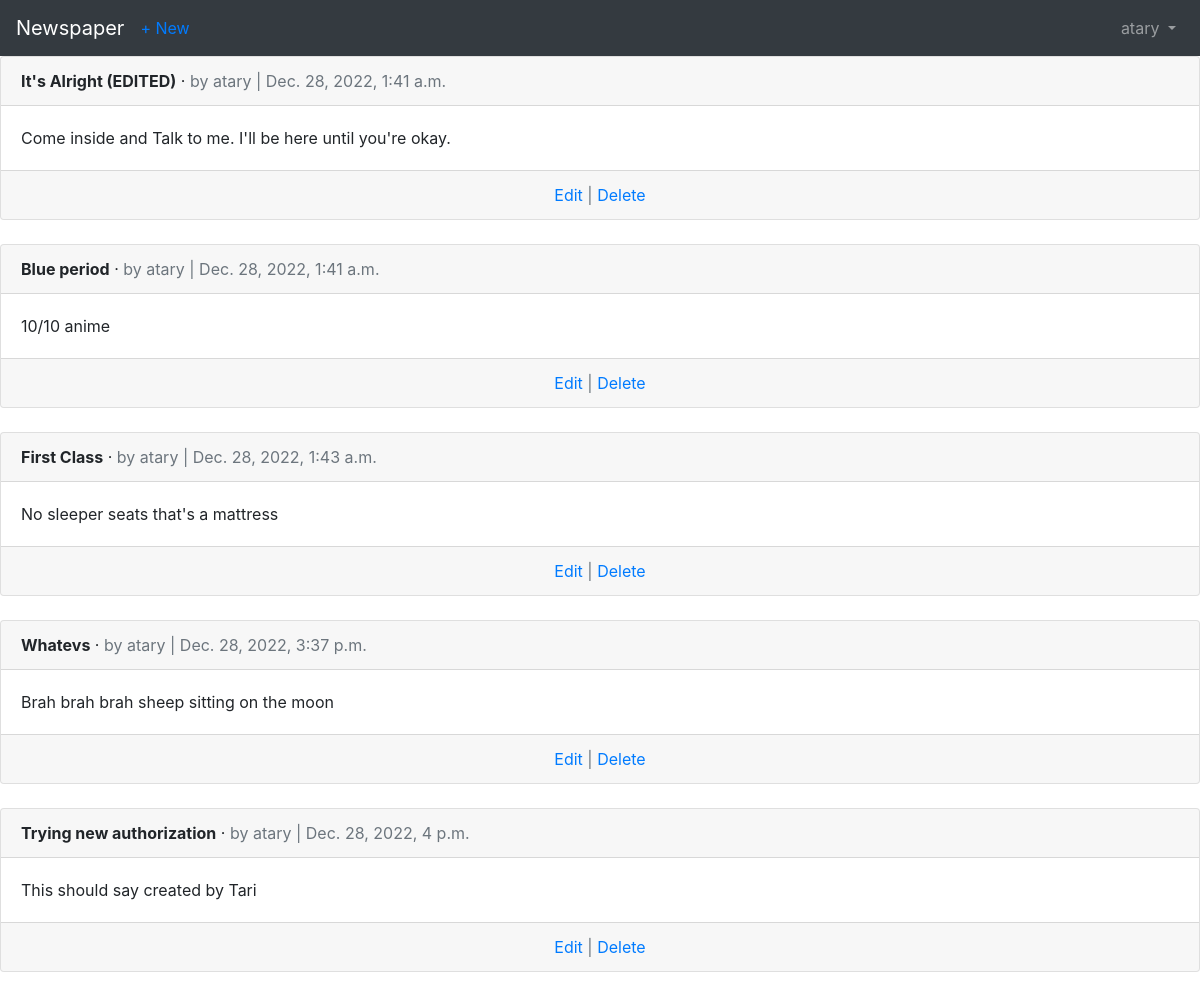
/articles/ (signed in), run on the app's committed database.
### accounts/models.py (models this page shows)
class CustomUser(AbstractUser):
	age = models.PositiveIntegerField(null=True, blank=True)

### articles/models.py (models this page shows, shortened)
class Article(models.Model):
	title = models.CharField(max_length=255)
	body = models.TextField()
	date = models.DateTimeField(auto_now_add=True)
	author = models.ForeignKey(
	get_user_model()
	,on_delete=models.CASCADE,
	)

### articles/views.py (the view)
# urls.py: path('', ArticleListView.as_view(), name='article_list'),
class ArticleListView(LoginRequiredMixin,
ListView):
	model = Article
	template_name = 'article_list.html'

### templates/article_list.html (shortened to what this page needs)
{% extends 'base.html' %}
{% block content %}
    {% for article in object_list %}
      <div class="card">
        <div class="card-header">
          <span class="font-weight-bold">{{ article.title }}</span> &middot;
          <span class="text-muted">by {{ article.author }} |
{{ article.date }}</span>
       </div>
       <div class="card-body">{{ article.body }}</div>
<div class="card-footer text-center text-muted">
<a href="{% url 'article_edit' article.pk %}">Edit</a> |
<a href="{% url 'article_delete' article.pk %}">Delete</a>
</div>
      </div>
<br />
{% endfor %}
{% endblock content %}

### templates/base.html (shortened to what this page needs)
<!DOCTYPE html>
<html>
    <head>
      <link rel="stylesheet" href="https://cdn.jsdelivr.net/npm/bootstrap@4.0.0/dist/css/bootstrap.min.css">
    </head>
    <body>
          <nav class="navbar navbar-expand-lg navbar-dark bg-dark">
<a class="navbar-brand" href="{% url  'home' %}">Newspaper</a>
{% if user.is_authenticated %}
<ul class="navbar-nav mr-auto">
<li class="nav-item">
<a href="{% url 'article_new' %}">+ New</a>
</li>
</ul>
{% endif %}
<div class="collapse navbar-collapse" id="navbarSupportedContent">
{% if user.is_authenticated %}
<ul class="navbar-nav ml-auto">
<li class="nav-item">
<a class="nav-link dropdown-toggle" href="#"
id="navbarDropdown" role="button" data-toggle="dropdown"
aria-haspopup="true" aria-expanded="false">
{{ user.username }}
</a>
</li>
</ul>
{% endif %}
</div>
</nav>
        <main>
           {% block content %}
          {% endblock content %}
       </main>
    </body>
</html>

### data on the page
CustomUser: username "atary"
Article: title "It's Alright (EDITED)", author "atary", date "Dec. 28, 2022, 1:41 a.m.", body "Come inside and Talk to me. I'll be here until you're okay."
Article: title "Blue period", author "atary", date "Dec. 28, 2022, 1:41 a.m.", body "10/10 anime"
Article: title "First Class", author "atary", date "Dec. 28, 2022, 1:43 a.m.", body "No sleeper seats that's a mattress"
Article: title "Whatevs", author "atary", date "Dec. 28, 2022, 3:37 p.m.", body "Brah brah brah sheep sitting on the moon"
Article: title "Trying new authorization", author "atary", date "Dec. 28, 2022, 4 p.m.", body "This should say created by Tari"
